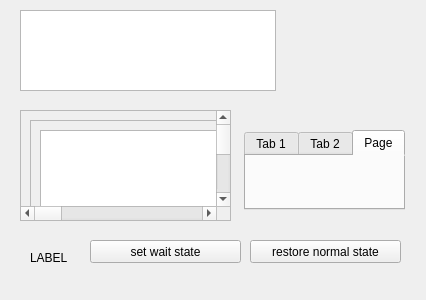
<?xml version="1.0" encoding="UTF-8"?>
<ui version="4.0">
 <class>TestForm</class>
 <widget class="QWidget" name="TestForm">
  <property name="geometry">
   <rect>
    <x>0</x>
    <y>0</y>
    <width>426</width>
    <height>300</height>
   </rect>
  </property>
  <property name="windowTitle">
   <string>Form</string>
  </property>
  <property name="autoFillBackground">
   <bool>false</bool>
  </property>
  <property name="stylehintsub" stdset="0">
   <number>6</number>
  </property>
  <widget class="QLabel" name="label">
   <property name="geometry">
    <rect>
     <x>30</x>
     <y>250</y>
     <width>120</width>
     <height>16</height>
    </rect>
   </property>
   <property name="sizePolicy">
    <sizepolicy hsizetype="Expanding" vsizetype="Expanding">
     <horstretch>0</horstretch>
     <verstretch>0</verstretch>
    </sizepolicy>
   </property>
   <property name="layoutDirection">
    <enum>Qt::LeftToRight</enum>
   </property>
   <property name="styleSheet">
    <string notr="true"/>
   </property>
   <property name="text">
    <string>LABEL</string>
   </property>
  </widget>
  <widget class="QPushButton" name="but_1">
   <property name="geometry">
    <rect>
     <x>90</x>
     <y>240</y>
     <width>151</width>
     <height>23</height>
    </rect>
   </property>
   <property name="text">
    <string>set wait state</string>
   </property>
   <property name="stylehinttest" stdset="0">
    <number>9</number>
   </property>
  </widget>
  <widget class="QListView" name="listView">
   <property name="geometry">
    <rect>
     <x>20</x>
     <y>10</y>
     <width>256</width>
     <height>81</height>
    </rect>
   </property>
   <property name="uniformItemSizes">
    <bool>false</bool>
   </property>
  </widget>
  <widget class="QScrollArea" name="scrollArea">
   <property name="geometry">
    <rect>
     <x>20</x>
     <y>110</y>
     <width>211</width>
     <height>111</height>
    </rect>
   </property>
   <property name="widgetResizable">
    <bool>true</bool>
   </property>
   <widget class="QWidget" name="scrollAreaWidgetContents">
    <property name="geometry">
     <rect>
      <x>0</x>
      <y>0</y>
      <width>2018</width>
      <height>218</height>
     </rect>
    </property>
    <layout class="QHBoxLayout" name="horizontalLayout">
     <item>
      <widget class="QFrame" name="frame">
       <property name="minimumSize">
        <size>
         <width>2000</width>
         <height>200</height>
        </size>
       </property>
       <property name="frameShape">
        <enum>QFrame::StyledPanel</enum>
       </property>
       <property name="frameShadow">
        <enum>QFrame::Raised</enum>
       </property>
       <widget class="QTextEdit" name="textEdit">
        <property name="geometry">
         <rect>
          <x>10</x>
          <y>10</y>
          <width>231</width>
          <height>91</height>
         </rect>
        </property>
       </widget>
      </widget>
     </item>
    </layout>
   </widget>
  </widget>
  <widget class="QTabWidget" name="tabWidget">
   <property name="geometry">
    <rect>
     <x>244</x>
     <y>130</y>
     <width>161</width>
     <height>80</height>
    </rect>
   </property>
   <property name="currentIndex">
    <number>2</number>
   </property>
   <widget class="QWidget" name="tab">
    <attribute name="title">
     <string>Tab 1</string>
    </attribute>
   </widget>
   <widget class="QWidget" name="tab_2">
    <attribute name="title">
     <string>Tab 2</string>
    </attribute>
   </widget>
   <widget class="QWidget" name="tab_3">
    <attribute name="title">
     <string>Page</string>
    </attribute>
   </widget>
  </widget>
  <widget class="QPushButton" name="but_2">
   <property name="geometry">
    <rect>
     <x>250</x>
     <y>240</y>
     <width>151</width>
     <height>23</height>
    </rect>
   </property>
   <property name="text">
    <string>restore normal state</string>
   </property>
   <property name="stylehinttest" stdset="0">
    <number>9</number>
   </property>
  </widget>
 </widget>
 <resources/>
 <connections/>
</ui>
